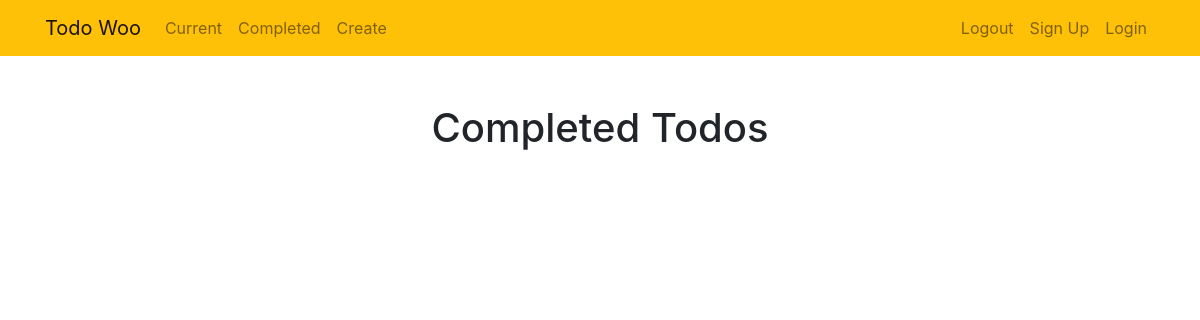
Page /completed (signed in) on the earlier database version.
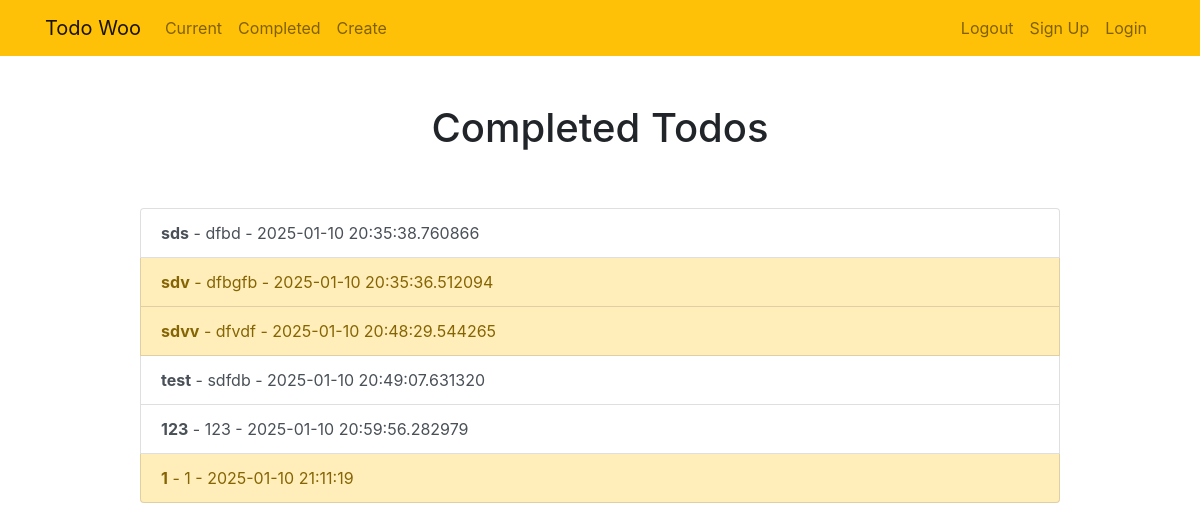
Same page on the later database version.
### tables this page shows
CREATE TABLE "Todo" (`ID` INTEGER PRIMARY KEY AUTOINCREMENT UNIQUE NOT NULL, `title` TEXT, `memo` TEXT, `created` TEXT DEFAULT CURRENT_TIMESTAMP, `user` TEXT REFERENCES `Users`(`id`), important TEXT DEFAULT False, completed TEXT DEFAULT False, datecompleted TEXT);

### app.py (the view)
@app.route("/completed")
@login_required
def completed():
    todos = db.get_all_todos(current_user.id)
    return render_template("completed.html",todos = todos)

### app.py (called while the page is built)
@login_manager.user_loader
def load_user(user_id):
    db_user = db.get_user(user_id)
    if db_user:
        return User(db_user[0],db_user[2],db_user[1])
    return None

### db_scripts.py (called while the page is built)
    def open(self):
        self.conn = sqlite3.connect(self.dbname)
        self.cursor = self.conn.cursor()

    def close(self):
        self.cursor.close()
        self.conn.close()

    def get_all_todos(self,user_id):
        self.open()
        self.cursor.execute('''SELECT * FROM Todo WHERE user=?''',[user_id])
        data = self.cursor.fetchall()
        self.close()
        return data

    def get_user(self,id):
        self.open()
        self.cursor.execute('''SELECT * FROM Users WHERE id=? ''' ,[id])
        data = self.cursor.fetchone()
        self.close()
        return data

### templates/completed.html
{% extends 'base.html' %}
    {% block content %}
        <div class="row justify-content-center mt-5">
            <div class="col-md-10">
                <h1 class="text-center">Completed Todos</h1>
            </div>
        </div>
        <div class="row justify-content-center mt-5">
            <div class="col-md-10">
                <div class="list-group">
                    {% for todo in todos %}
                        {% if todo[7] %}
                            <a href="{{ url_for('viewtodo', id=todo[0]) }}" class="list-group-item list-group-item-action {% if todo[5] == 'on' %} list-group-item-warning {% endif %} "><b>{{ todo[1] }}</b>{% if todo[2] %} - {{ todo[2] }}{% endif %} - {{ todo[7] }}</a>
                        {% endif %}
                            {% endfor %}
                </div>
            </div>
        </div>
    {% endblock %}

### templates/base.html (shortened to what this page needs)
<!doctype html>
<html lang="en">
<head>
    <link rel="stylesheet" href="https://stackpath.bootstrapcdn.com/bootstrap/4.4.1/css/bootstrap.min.css">
</head>
<body>
<nav class="navbar navbar-expand-md navbar-light bg-warning">
<div class="container">
    <a class="navbar-brand" href="{{ url_for('index') }}">
        <span>Todo Woo</span>
    </a>
    <div class="collapse navbar-collapse" id="navbarNav">
        <ul class="navbar-nav mr-auto">
                <li class="nav-item">
                    <a class="nav-link" href="{{ url_for('currenttodos') }}">Current</a>
                </li>
                <li class="nav-item">
                    <a class="nav-link" href="{{ url_for('completed') }}">Completed</a>
                </li>
                <li class="nav-item">
                    <a class="nav-link" href="{{ url_for('new_article') }}">Create</a>
                </li>
        </ul>
    <ul class="navbar-nav ml-auto">
                <li class="nav-item">
                    <a href="{{ url_for('logoutuser') }}" onclick="" class="nav-link">Logout</a>
                </li>
                <li class="nav-item">
                    <a class="nav-link" href="{{ url_for('signupuser') }}">Sign Up</a>
                </li>
                <li class="nav-item">
                    <a class="nav-link" href="{{ url_for('loginuser') }}">Login</a>
                </li>
        </ul>
    </div>
</div>
</nav>
<div class="container">
{% block content %}{% endblock %}
</div>
</body>
</html>

Differences in the rows shown:
added Todo: title "sds", memo "dfbd", datecompleted "2025-01-10 20:35:38.760866", important "off" (drawn)
added Todo: title "sdv", memo "dfbgfb", datecompleted "2025-01-10 20:35:36.512094", important "on" (drawn)
added Todo: title "sdvv", memo "dfvdf", datecompleted "2025-01-10 20:48:29.544265", important "on" (drawn)
added Todo: title "test", memo "sdfdb", datecompleted "2025-01-10 20:49:07.631320", important "off" (drawn)
added Todo: title "123", memo "123", datecompleted "2025-01-10 20:59:56.282979", important "off" (drawn)
added Todo: title "1", memo "1", datecompleted "2025-01-10 21:11:19", important "on" (drawn)
